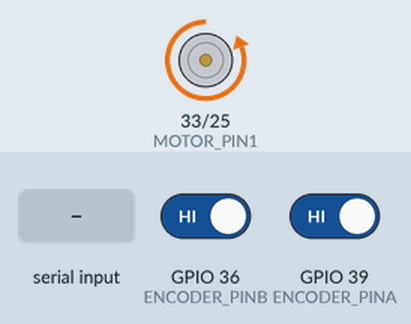
Bench run of a sketch on a simulated ESP32. On the bench: motor-driver pin pairs drawn as motors (green arrow = first pin HIGH = forward, orange = second pin HIGH = backward, longer = more drive, scaled by the enable pin). The test bench sets the inputs (shaded band); at power-on: GPIO 36 (ENCODER_PINB) HIGH, GPIO 39 (ENCODER_PINA) HIGH. What the sketch prints to the serial monitor is not drawn.

Above: at 1.2 s.
1.3 s: "90,45\n" received over Serial
2.8 s: "30,150\n" received over Serial
4.3 s: "T90\n" received over Serial
Timing chart, 0 to 7.3 s (numbered marks = the images above; inputs shaded):
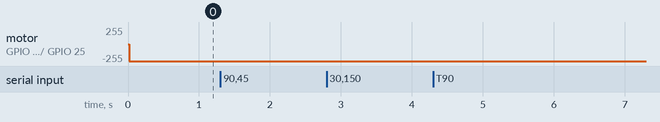

Measured:
- after the input at 1.3 s, every drawn part: stays the same
- after the input at 2.8 s, every drawn part: stays the same
- after the input at 4.3 s, every drawn part: stays the same

The sketch:

speed-control-for-one-motor.ino
```cpp
#include <Arduino.h>

// --- Motor Pins ---
const int MOTOR_PIN1 = 33;
const int MOTOR_PIN2 = 25;
const int MOTOR_ENABLE_PIN = 32;
const int PWM_CHANNEL = 0;
const int PWM_FREQ = 30000;
const int PWM_RESOLUTION = 8;

// --- Encoder Pins ---
const uint8_t ENCODER_PINA = 39;
const uint8_t ENCODER_PINB = 36;

// --- Encoder State (4× decoding) ---
volatile long g_encoder_count = 0;

// --- PID Variables ---
float KP = 0.5, KI = 0.58, KD = 0.0;
float g_target_speed_rpm = 30.0;
volatile float g_current_speed_rpm = 0.0;
float e = 0.0, e_prev = 0.0;
float inte = 0.0, inte_prev = 0.0;
float V = 0.0;
const float Vmax = 6.0, Vmin = -6.0;

unsigned long g_pid_last_time_ms = 0;
long g_pid_last_encoder_count = 0;

const int ENCODER_COUNTS_PER_REVOLUTION = 3960;

// --- Timer Variables ---
hw_timer_t *g_pid_timer = nullptr;
volatile unsigned long g_pid_timer_count = 0;
unsigned long g_pid_count_prev = 0;
const unsigned long CONTROL_LOOP_PERIOD_MS = 20;
const uint64_t TIMER_ALARM_VALUE = CONTROL_LOOP_PERIOD_MS * 1000;


// --- ISR for Encoder A ---
void IRAM_ATTR handleEncoderA() {
  bool a = digitalRead(ENCODER_PINA);
  bool b = digitalRead(ENCODER_PINB);
  g_encoder_count += (a == b) ? +1 : -1;
}

// --- ISR for Encoder B ---
void IRAM_ATTR handleEncoderB() {
  bool a = digitalRead(ENCODER_PINA);
  bool b = digitalRead(ENCODER_PINB);
  g_encoder_count += (a != b) ? +1 : -1;
}

// --- PID Timer ISR ---
void IRAM_ATTR onPidTimer() {
  g_pid_timer_count++;
}

// --- Motor Control ---
void controlMotorPWM(int direction, int speed_pwm) {
  speed_pwm = constrain(speed_pwm, 0, 255);
  if (direction > 0) {
    digitalWrite(MOTOR_PIN1, LOW);
    digitalWrite(MOTOR_PIN2, HIGH);
  } else if (direction < 0) {
    digitalWrite(MOTOR_PIN1, HIGH);
    digitalWrite(MOTOR_PIN2, LOW);
  } else {
    digitalWrite(MOTOR_PIN1, LOW);
    digitalWrite(MOTOR_PIN2, LOW);
    speed_pwm = 0;
  }
  ledcWrite(MOTOR_ENABLE_PIN, speed_pwm);
}

// --- Safe Encoder Count Access ---
long getEncoderCount() {
  noInterrupts();
  long c = g_encoder_count;
  interrupts();
  return c;
}

void setup() {
  Serial.begin(115200);

  // Motor PWM
  pinMode(MOTOR_PIN1, OUTPUT);
  pinMode(MOTOR_PIN2, OUTPUT);
  ledcAttachChannel(MOTOR_ENABLE_PIN, PWM_FREQ, PWM_RESOLUTION, PWM_CHANNEL);
  controlMotorPWM(0, 0);

  // Encoder Inputs + ISRs
  pinMode(ENCODER_PINA, INPUT_PULLUP);
  pinMode(ENCODER_PINB, INPUT_PULLUP);
  attachInterrupt(digitalPinToInterrupt(ENCODER_PINA), handleEncoderA, CHANGE);
  attachInterrupt(digitalPinToInterrupt(ENCODER_PINB), handleEncoderB, CHANGE);

  // --- Setup PID Timer ---

  // timerBegin(frequency): Set timer tick frequency. 1MHz means 1 tick = 1 microsecond.
  g_pid_timer = timerBegin(1000000);

  // timerAttachInterrupt(timer, handler): Attach the ISR function to the timer.
  timerAttachInterrupt(g_pid_timer, &onPidTimer);  // Attaching the counter increment ISR

  // timerAlarm(timer, alarm_value, repeat, count): Set alarm value, repeat mode, and count.
  timerAlarm(g_pid_timer, TIMER_ALARM_VALUE, true, 0);  // Set alarm for periodic trigger


  // Init state
  g_pid_last_time_ms = millis();
  g_pid_last_encoder_count = getEncoderCount();

  Serial.println("Setup complete. Textbook dt (seconds) style.");
}

String g_serial_buffer;
const unsigned long SERIAL_TIMEOUT_MS = 50;

void processSerial() {
  while (Serial.available()) {
    char c = Serial.read();  // Non-blocking read
    Serial.println(g_serial_buffer);
    if (c == 'E') {
      if (g_serial_buffer.length() > 1) {
        char t = g_serial_buffer.charAt(0);
        float v = g_serial_buffer.substring(1).toFloat();
        switch (t) {
          case 'T':
            g_target_speed_rpm = v;
            e_prev = inte_prev = 0.0;
            break;
          case 'P': KP = v; break;
          case 'I': KI = v; break;
          case 'D': KD = v; break;
        }
      }
      g_serial_buffer = "";
    } else if (isPrintable(c)) {
      g_serial_buffer += c;
    }
  }
  // Optional: Timeout for partial commands
  // if (g_serial_buffer.length() > 0 &&
  //     millis() - g_serial_last_received > SERIAL_TIMEOUT_MS) {
  //   g_serial_buffer = "";
  // }
}

void loop() {
  // — Serial command parsing (T=target, P/I/D=gains)
  processSerial();  // Non-blocking

  // — PID every CONTROL_LOOP_PERIOD_MS via hardware timer
  if (g_pid_timer_count > g_pid_count_prev) {
    g_pid_count_prev = g_pid_timer_count;

    // Time delta in seconds
    unsigned long now = millis();
    float dt_sec = (now - g_pid_last_time_ms) / 1000.0f;
    if (dt_sec <= 0) dt_sec = 1e-3;  // guard

    // Encoder delta → revolutions
    long enc_now = getEncoderCount();
    long delta = enc_now - g_pid_last_encoder_count;
    float rev = (float)delta / ENCODER_COUNTS_PER_REVOLUTION;

    // RPM: rev/sec × 60
    g_current_speed_rpm = (rev / dt_sec) * 60.0f;

    // PID terms
    e = g_target_speed_rpm - g_current_speed_rpm;
    inte = inte_prev + e * dt_sec;
    float dedt = (e - e_prev) / dt_sec;
    V = KP * e + KI * inte + KD * dedt;

    // Anti-windup
    if (V > Vmax) V = Vmax;
    else if (V < Vmin) V = Vmin;

    // Apply
    int dir = (V > 0) ? 1 : (V < 0) ? -1
                                    : 0;
    int pwm = constrain(int(fabs(V) / Vmax * 255.0f), 0, 255);
    controlMotorPWM(dir, pwm);

    // Debug
    Serial.printf("P:%.2f, I:%.2f, D:%.4f, RPM:%.2f,target:%.2f,PWM:%d, inte:%.3f\n",
                  KP, KI, KD, g_current_speed_rpm, g_target_speed_rpm, pwm, inte);

    // Save state
    g_pid_last_time_ms = now;
    g_pid_last_encoder_count = enc_now;
    e_prev = e;
    inte_prev = inte;
  }
}
```
